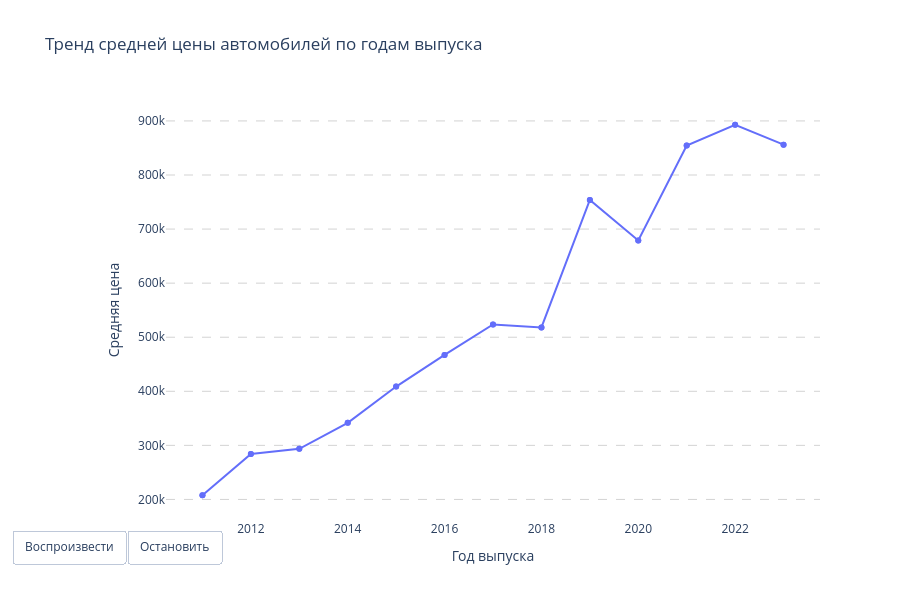

The notebook cell this image was saved under:
### Markdown cell above
### Построить интерактивный график.

### Code cell
import plotly.express as px

mean_price_by_year = df.groupby('make_year')['price'].mean().reset_index()

fig = px.line(
    mean_price_by_year,
    x='make_year',
    y='price',
    title='Тренд средней цены автомобилей по годам выпуска',
    labels={'make_year': 'Год выпуска', 'price': 'Средняя цена'},
    markers=True
).add_trace(
    px.scatter(mean_price_by_year, x='make_year', y='price').data[0]
)


fig.update_layout(
    xaxis_title='Год выпуска',
    yaxis_title='Средняя цена',
    xaxis=dict(
        showgrid=False,
        tickformat='d'  # Целые числа для лет
    ),
    yaxis=dict(
        gridcolor='lightgray',
        griddash='dash'
    ),
    plot_bgcolor='white',
    width=900,
    height=600
)


fig.update_layout(
    updatemenus=[{
        'buttons': [
            {
                'args': [None, {'frame': {'duration': 500, 'redraw': True}, 'fromcurrent': True}],
                'label': 'Воспроизвести',
                'method': 'animate'
            },
            {
                'args': [[None], {'frame': {'duration': 0, 'redraw': True}, 'mode': 'immediate', 'transition': {'duration': 0}}],
                'label': 'Остановить',
                'method': 'animate'
            }
        ],
        'direction': 'left',
        'pad': {'r': 10, 't': 10},
        'showactive': False,
        'type': 'buttons',
        'x': 0.1,
        'xanchor': 'right',
        'y': 0,
        'yanchor': 'top'
    }]
)

# добавляем кадры для анимации
frames = []
for year in mean_price_by_year['make_year'].sort_values().unique():
    frame_data = mean_price_by_year[mean_price_by_year['make_year'] <= year]
    frames.append(go.Frame(data=[
        go.Scatter(
            x=frame_data['make_year'],
            y=frame_data['price'],
            mode='lines+markers'
        )
    ]))

fig.frames = frames

fig.show()

### Figure 1 — Plotly figure (JSON) as saved in the notebook; plotly's stock layout.template omitted (floating-point values rounded to 4 significant figures)
{"data": [{"hovertemplate": "Год выпуска=%{x}<br>Средняя цена=%{y}<extra></extra>", "legendgroup": "", "line": {"color": "#636efa", "dash": "solid"}, "marker": {"symbol": "circle"}, "mode": "lines+markers", "name": "", "orientation": "v", "showlegend": false, "type": "scatter", "x": [2011.0, 2012.0, 2013.0, 2014.0, 2015.0, 2016.0, 2017.0, 2018.0, 2019.0, 2020.0, 2021.0, 2022.0, 2023.0], "xaxis": "x", "y": [207700.0, 283900.0, 293600.0, 341600.0, 408700.0, 467300.0, 523500.0, 518100.0, 753900.0, 679000.0, 854300.0, 892900.0, 856100.0], "yaxis": "y"}, {"hovertemplate": "make_year=%{x}<br>price=%{y}<extra></extra>", "legendgroup": "", "marker": {"color": "#636efa", "symbol": "circle"}, "mode": "markers", "name": "", "orientation": "v", "showlegend": false, "type": "scatter", "x": [2011.0, 2012.0, 2013.0, 2014.0, 2015.0, 2016.0, 2017.0, 2018.0, 2019.0, 2020.0, 2021.0, 2022.0, 2023.0], "xaxis": "x", "y": [207700.0, 283900.0, 293600.0, 341600.0, 408700.0, 467300.0, 523500.0, 518100.0, 753900.0, 679000.0, 854300.0, 892900.0, 856100.0], "yaxis": "y"}], "layout": {"height": 600, "legend": {"tracegroupgap": 0}, "plot_bgcolor": "white", "title": {"text": "Тренд средней цены автомобилей по годам выпуска"}, "updatemenus": [{"buttons": [{"args": [null, {"frame": {"duration": 500, "redraw": true}, "fromcurrent": true}], "label": "Воспроизвести", "method": "animate"}, {"args": [[null], {"frame": {"duration": 0, "redraw": true}, "mode": "immediate", "transition": {"duration": 0}}], "label": "Остановить", "method": "animate"}], "direction": "left", "pad": {"r": 10, "t": 10}, "showactive": false, "type": "buttons", "x": 0.1, "xanchor": "right", "y": 0, "yanchor": "top"}], "width": 900, "xaxis": {"anchor": "y", "domain": [0, 1], "showgrid": false, "tickformat": "d", "title": {"text": "Год выпуска"}}, "yaxis": {"anchor": "x", "domain": [0, 1], "gridcolor": "lightgray", "griddash": "dash", "title": {"text": "Средняя цена"}}}}
